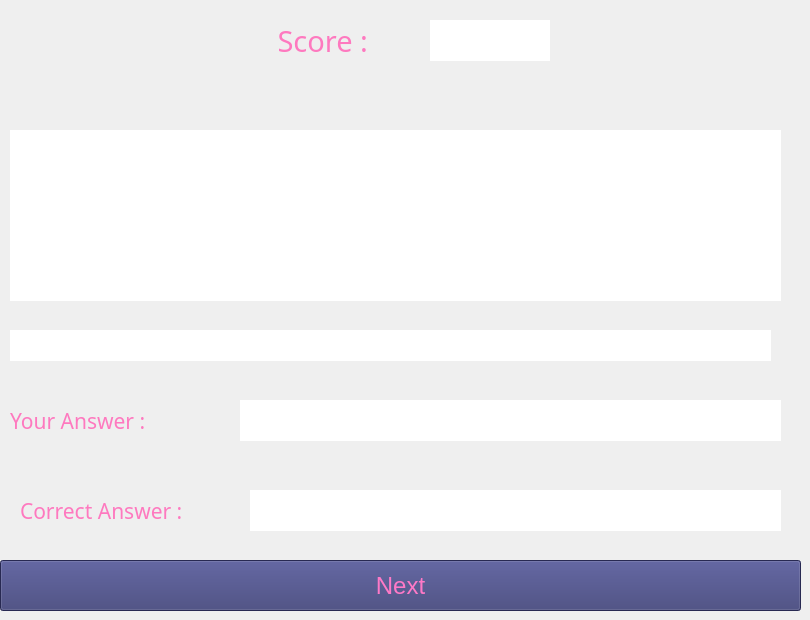
                  <widget class="QWidget" name="page_5">
                   <widget class="QLabel" name="label_11">
                    <property name="geometry">
                     <rect>
                      <x>270</x>
                      <y>20</y>
                      <width>131</width>
                      <height>41</height>
                     </rect>
                    </property>
                    <property name="maximumSize">
                     <size>
                      <width>16777215</width>
                      <height>16777215</height>
                     </size>
                    </property>
                    <property name="font">
                     <font>
                      <family>Algerian</family>
                      <pointsize>22</pointsize>
                     </font>
                    </property>
                    <property name="styleSheet">
                     <string notr="true">color: rgb(254, 121, 191);</string>
                    </property>
                    <property name="text">
                     <string> Score :</string>
                    </property>
                   </widget>
                   <widget class="QTextBrowser" name="textBrowser_3">
                    <property name="geometry">
                     <rect>
                      <x>10</x>
                      <y>130</y>
                      <width>771</width>
                      <height>171</height>
                     </rect>
                    </property>
                    <property name="font">
                     <font>
                      <family>MS Shell Dlg 2</family>
                      <pointsize>20</pointsize>
                     </font>
                    </property>
                    <property name="frameShape">
                     <enum>QFrame::NoFrame</enum>
                    </property>
                    <property name="verticalScrollBarPolicy">
                     <enum>Qt::ScrollBarAlwaysOff</enum>
                    </property>
                   </widget>
                   <widget class="QTextBrowser" name="textBrowser_4">
                    <property name="geometry">
                     <rect>
                      <x>10</x>
                      <y>330</y>
                      <width>761</width>
                      <height>31</height>
                     </rect>
                    </property>
                    <property name="font">
                     <font>
                      <pointsize>12</pointsize>
                      <weight>75</weight>
                      <bold>true</bold>
                     </font>
                    </property>
                    <property name="frameShape">
                     <enum>QFrame::NoFrame</enum>
                    </property>
                    <property name="verticalScrollBarPolicy">
                     <enum>Qt::ScrollBarAlwaysOff</enum>
                    </property>
                   </widget>
                   <widget class="QLabel" name="label_12">
                    <property name="geometry">
                     <rect>
                      <x>10</x>
                      <y>400</y>
                      <width>191</width>
                      <height>41</height>
                     </rect>
                    </property>
                    <property name="font">
                     <font>
                      <family>Viner Hand ITC</family>
                      <pointsize>16</pointsize>
                     </font>
                    </property>
                    <property name="styleSheet">
                     <string notr="true">color: rgb(254, 121, 191);</string>
                    </property>
                    <property name="text">
                     <string>Your Answer :</string>
                    </property>
                   </widget>
                   <widget class="QTextBrowser" name="textBrowser_5">
                    <property name="geometry">
                     <rect>
                      <x>240</x>
                      <y>400</y>
                      <width>541</width>
                      <height>41</height>
                     </rect>
                    </property>
                    <property name="font">
                     <font>
                      <family>MS Shell Dlg 2</family>
                      <pointsize>16</pointsize>
                     </font>
                    </property>
                    <property name="styleSheet">
                     <string notr="true">color: rgb(255, 215, 251);</string>
                    </property>
                    <property name="frameShape">
                     <enum>QFrame::NoFrame</enum>
                    </property>
                    <property name="verticalScrollBarPolicy">
                     <enum>Qt::ScrollBarAlwaysOff</enum>
                    </property>
                   </widget>
                   <widget class="QLabel" name="label_13">
                    <property name="geometry">
                     <rect>
                      <x>20</x>
                      <y>485</y>
                      <width>181</width>
                      <height>51</height>
                     </rect>
                    </property>
                    <property name="font">
                     <font>
                      <family>Viner Hand ITC</family>
                      <pointsize>16</pointsize>
                     </font>
                    </property>
                    <property name="styleSheet">
                     <string notr="true">color: rgb(254, 121, 191);</string>
                    </property>
                    <property name="text">
                     <string>Correct Answer :</string>
                    </property>
                   </widget>
                   <widget class="QTextBrowser" name="textBrowser_6">
                    <property name="geometry">
                     <rect>
                      <x>250</x>
                      <y>490</y>
                      <width>531</width>
                      <height>41</height>
                     </rect>
                    </property>
                    <property name="font">
                     <font>
                      <family>MS Shell Dlg 2</family>
                      <pointsize>16</pointsize>
                     </font>
                    </property>
                    <property name="styleSheet">
                     <string notr="true">color: rgb(255, 215, 251);</string>
                    </property>
                    <property name="frameShape">
                     <enum>QFrame::NoFrame</enum>
                    </property>
                    <property name="verticalScrollBarPolicy">
                     <enum>Qt::ScrollBarAlwaysOff</enum>
                    </property>
                   </widget>
                   <widget class="QPushButton" name="pushButton_4">
                    <property name="geometry">
                     <rect>
                      <x>0</x>
                      <y>560</y>
                      <width>801</width>
                      <height>51</height>
                     </rect>
                    </property>
                    <property name="font">
                     <font>
                      <family>MS Shell Dlg 2</family>
                      <pointsize>18</pointsize>
                     </font>
                    </property>
                    <property name="styleSheet">
                     <string notr="true">color: rgb(254, 121, 199);
background-color: rgb(56, 58, 115);</string>
                    </property>
                    <property name="text">
                     <string>Next</string>
                    </property>
                   </widget>
                   <widget class="QTextBrowser" name="textBrowser_2">
                    <property name="geometry">
                     <rect>
                      <x>430</x>
                      <y>20</y>
                      <width>120</width>
                      <height>41</height>
                     </rect>
                    </property>
                    <property name="maximumSize">
                     <size>
                      <width>120</width>
                      <height>16777215</height>
                     </size>
                    </property>
                    <property name="font">
                     <font>
                      <family>Algerian</family>
                      <pointsize>22</pointsize>
                     </font>
                    </property>
                    <property name="styleSheet">
                     <string notr="true">color: rgb(254, 121, 191);</string>
                    </property>
                    <property name="frameShape">
                     <enum>QFrame::NoFrame</enum>
                    </property>
                    <property name="verticalScrollBarPolicy">
                     <enum>Qt::ScrollBarAlwaysOff</enum>
                    </property>
                   </widget>
                  </widget>
